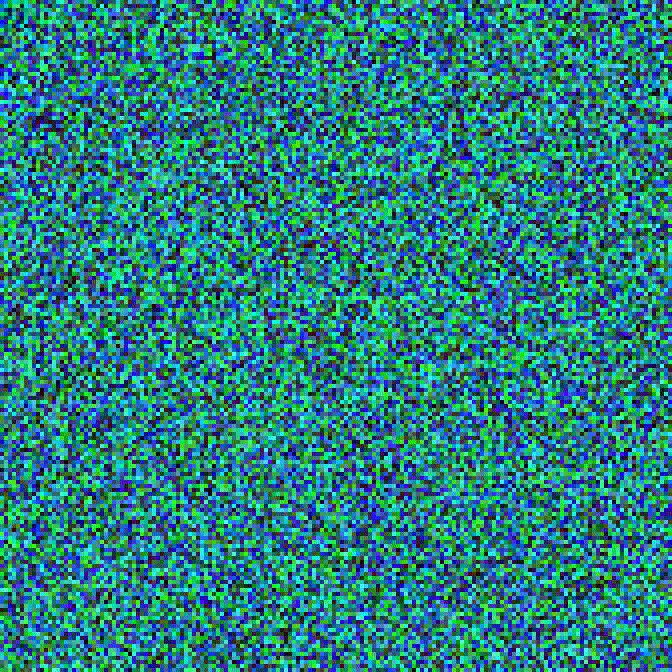
#> input picture PST/Jul2021/luke15/5.png, 672 x 672 px; its folder holds only this picture in this run
$ python blafre.py
#> lines starting #> are read from the running program, lines starting #| are printed output that depends on the picture
#!/usr/bin/env python3

import cv2
import glob

for fname in glob.glob("*.png"):
  src = cv2.imread(fname)
#> src is the input picture: shape (672, 672, 3); mean B, G, R 127.6, 126.9, 40.2
  cv2.imwrite("red_" +fname, src[:,:,2])
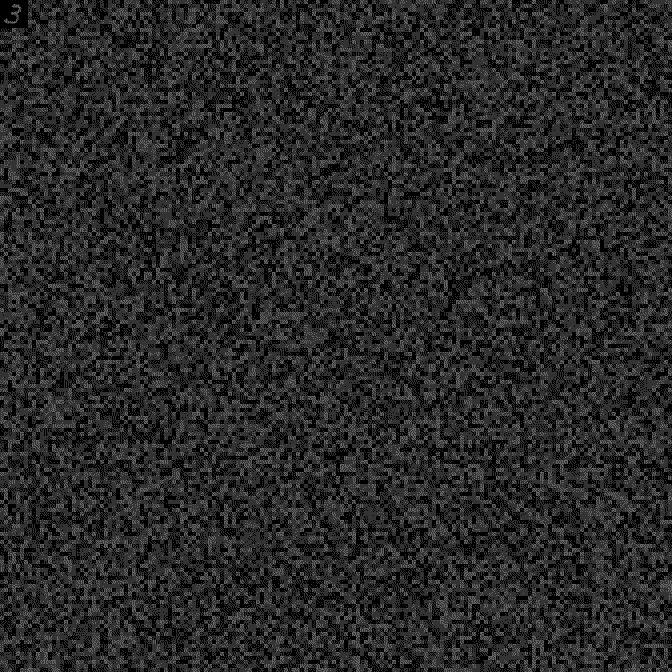
#> saved as red_5.png: shape (672, 672); min 0, max 102, mean 40.2
